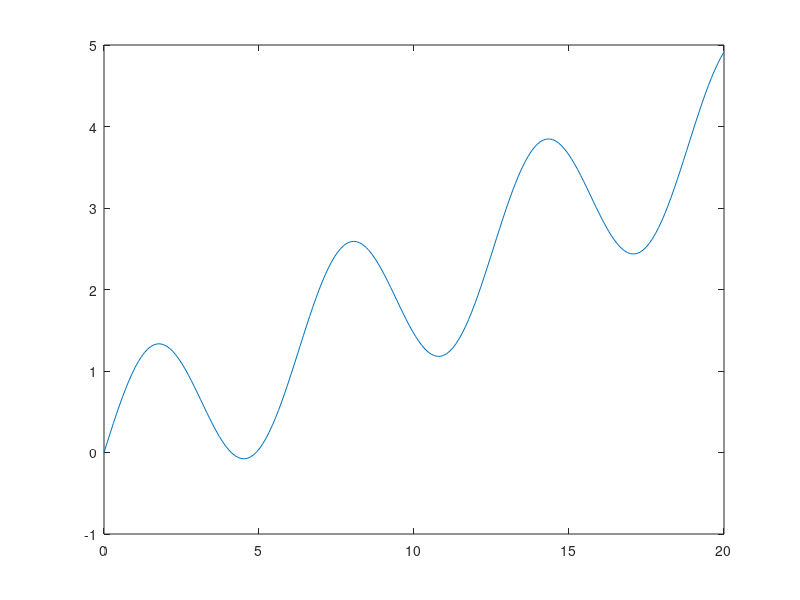

The MATLAB source for this figure: (Note: this script raises an error after producing the figure.)
%clc;
% this program shoud demonstrate functions like fminsearch and lp and
% fmincon
clc;
clear;
N = 200;
xx = linspace(0,20,N);
yy = sin(xx)+ 0.2*xx;
plot(xx,yy);
%y = @(x) sin(x)+ 0.2*x;
%[x,fmin] = fmincon(y,10,[-1;1],[-8 ; 14]);
options = optimset('Hessian','on');
y = @(x) -x(1) * x(2) * x(3);
[x,fmin] = fmincon(y,[10;10;10],[-1 -2 -2;1 2 2],[0 ; 72]);
% 
% [x,fmin] = fminsearch(y,12)

% 
%  y = @(x) (x(1)+1).^2  + (x(2) -4).^2 + 6; % function should have min at (x,y) = (-1,1);
%  [x,fmin] = fminsearch(y,[0,0])

